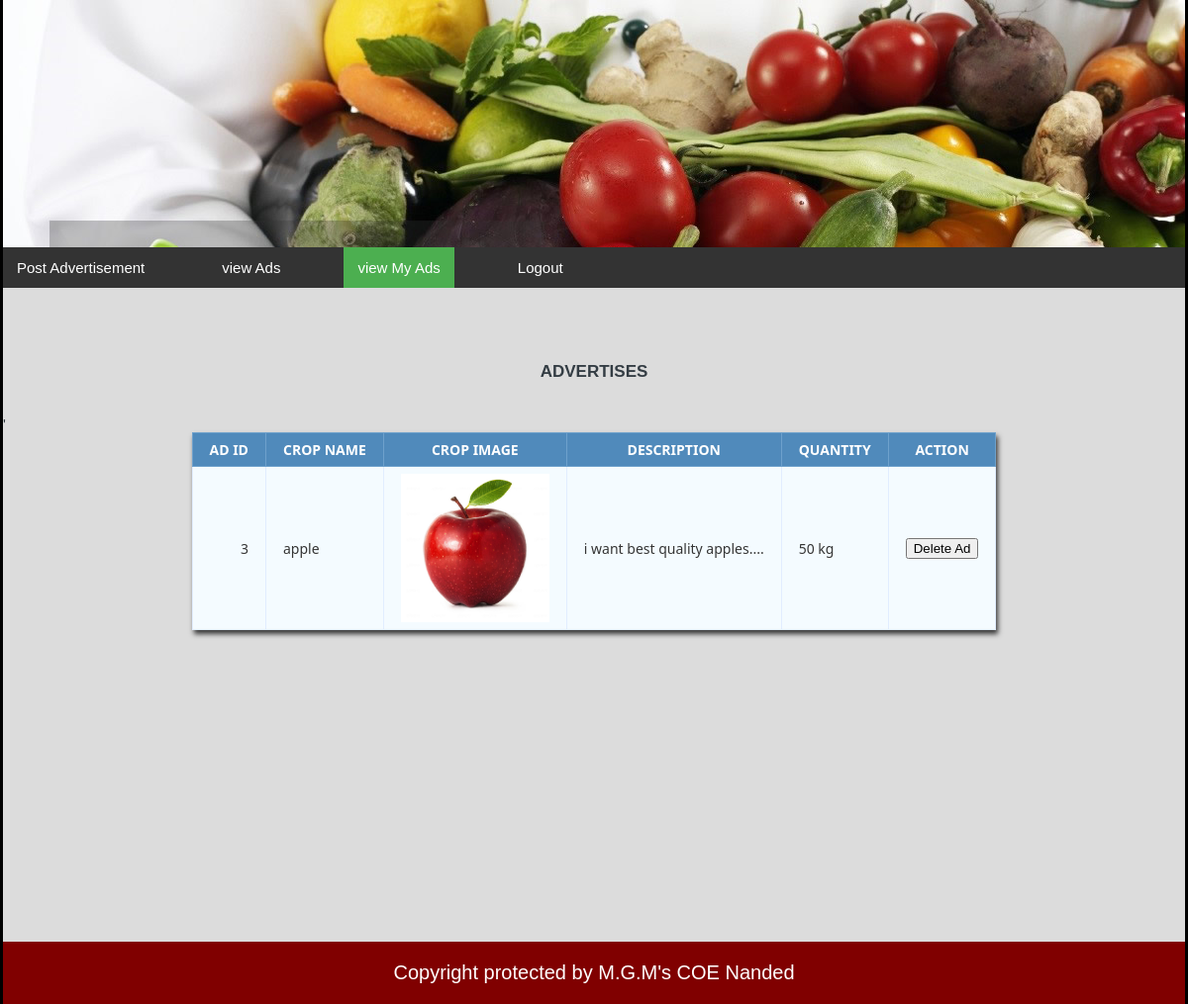
The page /buyermyads.php (signed in) on the database its author committed.
### tables this page shows
CREATE TABLE `buycrop` (
  `cropid` int(11) NOT NULL,
  `cropname` varchar(50) NOT NULL,
  `imagename` varchar(100) NOT NULL,
  `description` varchar(1000) NOT NULL,
  `quantity` varchar(50) NOT NULL,
  `city` varchar(50) NOT NULL,
  `state` varchar(50) NOT NULL,
  `bid` int(10) NOT NULL
);

### buyermyads.php (the view, shortened to what this page needs)
<?php
include_once './dbconfig.php';
$bid = $_SESSION['id'];
$result = mysqli_query($link, "select cropid,cropname,imagename,description,quantity from buycrop WHERE bid=$bid");
?>
<html>
<head>
        <link href="mydesign.css" rel="stylesheet" type="text/css"/>
</head>
    <body>
        <div id="header"></div>
             <div id="menu">
            <ul>
                    <li><a  href="PostAd.php">Post Advertisement</a></li>
                 <li><a href="viewfarmersad.php">view Ads</a></li>
                 <li><a  class="active" href="buyermyads.php">view My Ads</a></li>
                <li><a href="Logout.php">Logout</a></li>
            </ul>
        </div>
     <form>
               <div id="content" style="padding-bottom: 300px">
	<h1>ADVERTISES</h1>
        <br>
        <br>
        <table class="data-table">
		<thead>
			<tr>
                                <th>Ad Id</th>
				<th>Crop Name</th>
                                <th>Crop Image</th>
				<th>Description</th>
				<th>Quantity</th>
                                <th>Action</th>
			</tr>
		</thead>
		<tbody>
		<?php
		while ($row = mysqli_fetch_array($result))
		{
                    $adid=$row['cropid'];
			echo '<tr>
                                       <td>'.$row['cropid'].'</td>
					<td>'.$row['cropname'].'</td>
                                        <td> <img src="uploads2/'.$row['imagename'].'" alt=" " height="150" width="150"> </td>
					<td>'.$row['description'].'</td>
					<td>'.$row['quantity'].'</td>
                                        ' ?>
                            <td><button id=<?php echo $adid; ?> onclick="deletead(<?php echo $adid; ?>)">Delete Ad </button></td>
                                        </tr>'
                <?php } ?>
		</tbody>
                </table>
               </div>
     </form>
			 <div id="footer">Copyright protected by M.G.M's COE Nanded</div>
</body>
</html>

### mydesign.css (style rules this page uses)
body { margin-left: 0px; margin-right: 0px; background-color: gainsboro; border-left: solid black; border-right: solid black; }
#header { background: url('images/1.jpg'); height: 250px; }
#content { padding-top: 50px; padding-bottom: 250px; }
table { background-color: whitesmoke; padding:60px; -webkit-box-shadow: 2px 4px 5px 0px rgba(0,0,0,0.75); -moz-box-shadow: 2px 4px 5px 0px rgba(0,0,0,0.75); box-shadow: 2px 4px 5px 0px rgba(0,0,0,0.75); }
#footer { text-align: center; background-color: maroon; padding: 20px; font-size: 20px; color: white; }
ul { list-style-type:none; margin: 0; padding: 0; overflow: hidden; background-color: #333; }
li { float: left; padding-right: 50px; }
li a { display: block; color: white; text-align: center; padding: 12px 14px; text-decoration:none; }
.active { background-color: #4CAF50; }

### buyermyads.php (style rules this page uses)
body { font-size: 15px; color: #343d44; font-family: "segoe-ui", "open-sans", tahoma, arial; padding: 0; margin: 0; }
table { margin: auto; font-family: "Lucida Sans Unicode", "Lucida Grande", "Segoe Ui"; font-size: 12px; }
h1 { margin: 25px auto 0; text-align: center; text-transform: uppercase; font-size: 17px; }
table td { transition: all .5s; }
.data-table { border-collapse: collapse; font-size: 14px; min-width: 537px; }
.data-table th, .data-table td { border: 1px solid #e1edff; padding: 7px 17px; }
.data-table thead th { background-color: #508abb; color: #FFFFFF; border-color: #6ea1cc !important; text-transform: uppercase; }
.data-table tbody td { color: #353535; }
.data-table tbody td:first-child, .data-table tbody td:nth-child(4), .data-table tbody td:last-child { text-align: right; }
.data-table tbody tr:nth-child(odd) td { background-color: #f4fbff; }

### rows shown on the page
buycrop: cropid "3", cropname "apple", imagename (picture), description "i want best quality apples....", quantity "50 kg"
